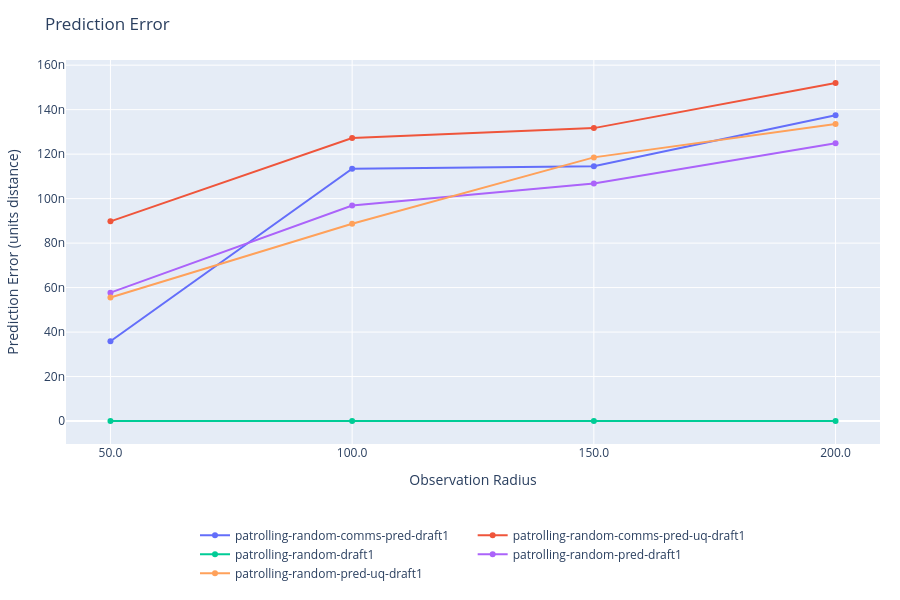
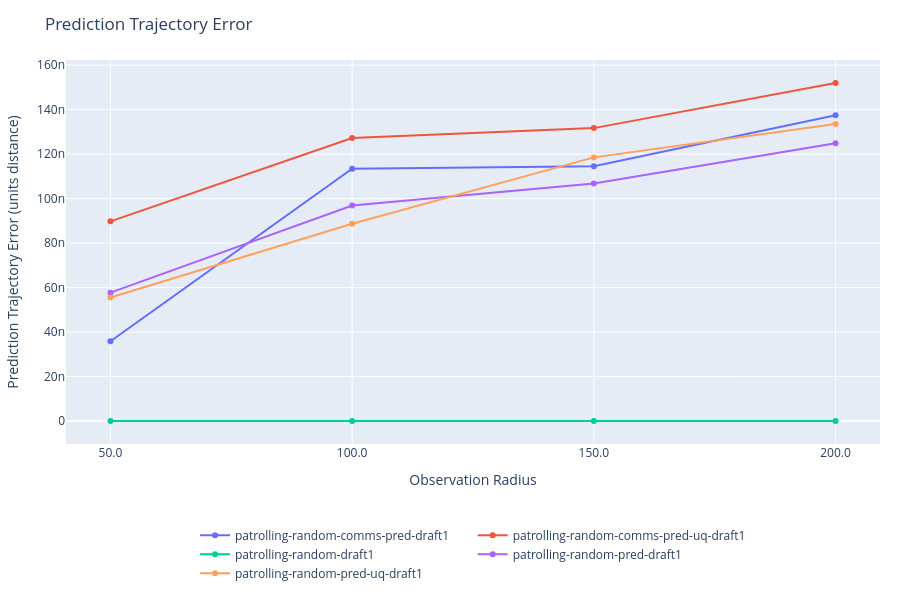
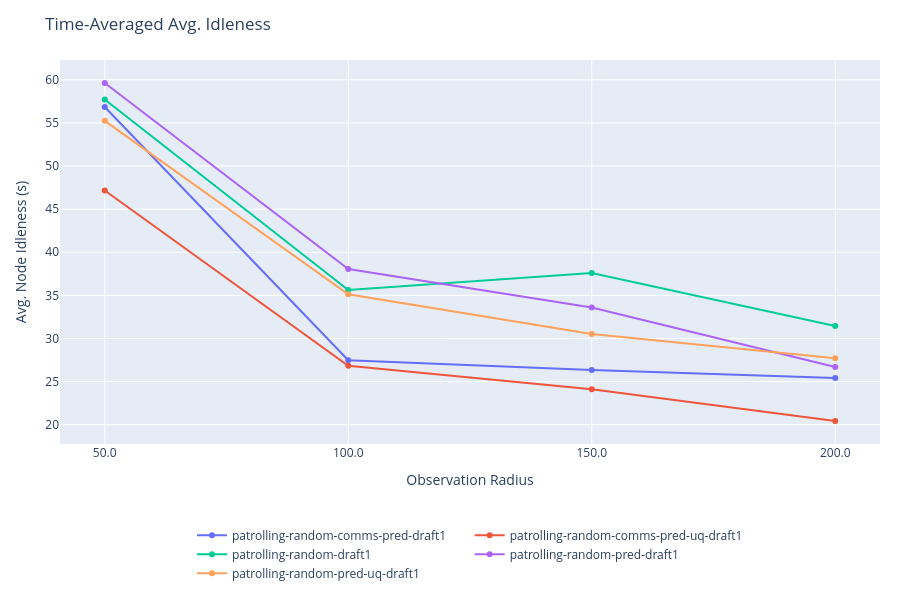
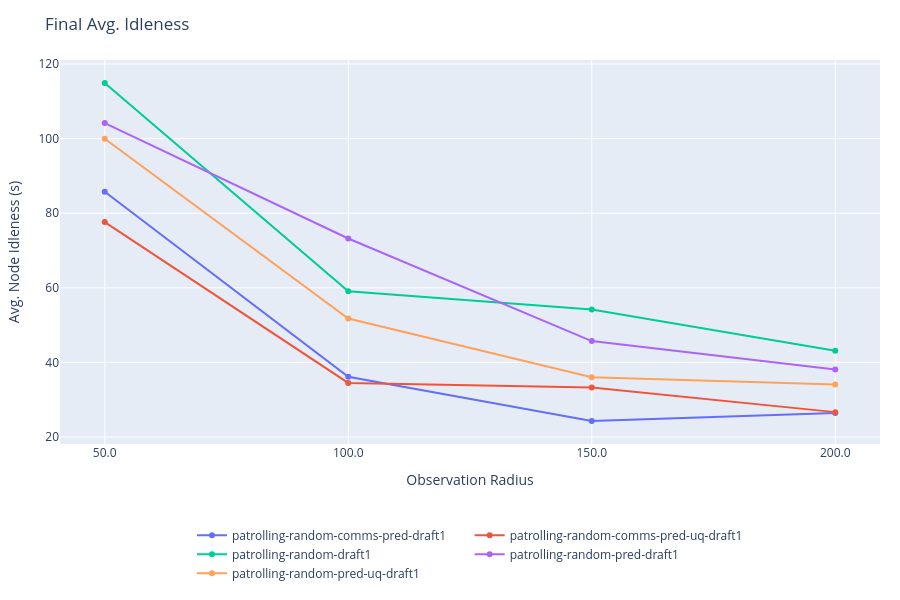

Notebook code for these charts, in order:
### Code cell
import plotly.graph_objects as go
import plotly.express as px
import numpy as np

def sorted_experiments(series):
    """Return experiments in a series sorted by observation_radius attribute."""
    return sorted(output[series], key=lambda exp: output[series][exp].attrs['observation_radius'])

def get_x_radii(series):
    """Read the observation_radius attribute for each experiment, sorted ascending."""
    return [output[series][exp].attrs['observation_radius'] for exp in sorted_experiments(series)]

# Data for plotting
categories = {
    'prediction_error_mean': {
        'title': 'Prediction Error',
        'ylabel': 'Prediction Error (units distance)',
        'xlabel': 'Observation Radius',
        'x': {series: get_x_radii(series) for series in output},
        # Average over all episodes and all timesteps.
        'y': {
            series: [np.mean(output[series][exp]['prediction_error_mean']) for exp in sorted_experiments(series)]
                for series in output
        }
    },
    'prediction_trajectory_error_mean': {
        'title': 'Prediction Trajectory Error',
        'ylabel': 'Prediction Trajectory Error (units distance)',
        'xlabel': 'Observation Radius',
        'x': {series: get_x_radii(series) for series in output},
        # Average over all episodes and all timesteps.
        'y': {
            series: [np.mean(output[series][exp]['prediction_trajectory_error_mean']) for exp in sorted_experiments(series)]
                for series in output
        }
    },
    'avg_idleness': {
        'title': 'Time-Averaged Avg. Idleness',
        'ylabel': 'Avg. Node Idleness (s)',
        'xlabel': 'Observation Radius',
        'x': {series: get_x_radii(series) for series in output},
        # Average over all episodes and all timesteps.
        'y': {
            series: [np.mean(output[series][exp]['avg_idleness']) for exp in sorted_experiments(series)]
                for series in output
        }
    },
    'avg_idleness_final': {
        'title': 'Final Avg. Idleness',
        'ylabel': 'Avg. Node Idleness (s)',
        'xlabel': 'Observation Radius',
        'x': {series: get_x_radii(series) for series in output},
        'y': {
            series: [np.mean(output[series][exp]['avg_idleness'][:, -1]) for exp in sorted_experiments(series)]
                for series in output
        }
    },
    'avg_idleness_over_time': {
        'title': 'Avg. Idleness vs. Time',
        'ylabel': 'Avg. Node Idleness (s)',
        'xlabel': 'Time Steps',
        # One trace per experiment: average over episodes, keep time dimension.
        'y': {
            series: {
                exp: np.mean(output[series][exp]['avg_idleness'], axis=0)
                for exp in sorted_experiments(series)
            }
            for series in output
        }
    },
    'worst_idleness': {
        'title': 'Time-Averaged Worst Idleness',
        'ylabel': 'Worst Node Idleness (s)',
        'xlabel': 'Observation Radius',
        'x': {series: get_x_radii(series) for series in output},
        # Average over all episodes and all timesteps.
        'y': {
            series: [np.mean(output[series][exp]['worst_idleness']) for exp in sorted_experiments(series)]
                for series in output
        }
    },
    'worst_idleness_final': {
        'title': 'Final Worst Idleness',
        'ylabel': 'Worst Node Idleness (s)',
        'xlabel': 'Observation Radius',
        'x': {series: get_x_radii(series) for series in output},
        'y': {
            series: [np.mean(output[series][exp]['worst_idleness'][:, -1]) for exp in sorted_experiments(series)]
                for series in output
        }
    },
    'worst_idleness_over_time': {
        'title': 'Worst Idleness vs. Time',
        'ylabel': 'Worst Node Idleness (s)',
        'xlabel': 'Time Steps',
        # One trace per experiment: average over episodes, keep time dimension.
        'y': {
            series: {
                exp: np.mean(output[series][exp]['worst_idleness'], axis=0)
                for exp in sorted_experiments(series)
            }
            for series in output
        }
    },
    'stddev_idleness': {
        'title': 'Time-Averaged Std. Dev. Idleness',
        'ylabel': 'Std. Dev. Node Idleness (s)',
        'xlabel': 'Observation Radius',
        'x': {series: get_x_radii(series) for series in output},
        # Average over all episodes and all timesteps.
        'y': {
            series: [np.mean(output[series][exp]['stddev_idleness']) for exp in sorted_experiments(series)]
                for series in output
        }
    },
    'stddev_idleness_over_time': {
        'title': 'Std. Dev. Idleness vs. Time',
        'ylabel': 'Std. Dev. Node Idleness (s)',
        'xlabel': 'Time Steps',
        # One trace per experiment: average over episodes, keep time dimension.
        'y': {
            series: {
                exp: np.mean(output[series][exp]['stddev_idleness'], axis=0)
                for exp in sorted_experiments(series)
            }
            for series in output
        }
    },
    'communication_requests': {
        'title': 'Communication Requests vs. Observation Radius',
        'ylabel': 'Communication Requests',
        'xlabel': 'Observation Radius',
        'x': {series: get_x_radii(series) for series in output},
        'y': {
            series: [np.mean(output[series][exp]['communication']['requests_made']) for exp in sorted_experiments(series)]
                for series in output
        }
    },
    'communication_requests_time': {
        'title': 'Cumulative Communication Requests vs. Time',
        'ylabel': 'Communication Requests',
        'xlabel': 'Time Steps',
        'y': {
            series: {
                exp: np.cumsum(np.mean(output[series][exp]['communication']['requests_made'], axis=0))
                for exp in sorted_experiments(series)
            }
            for series in output
        }
    },
    'prediction_uncertainty_mean': {
        'title': 'Prediction Uncertainty',
        'ylabel': 'Prediction Uncertainty (units distance)',
        'xlabel': 'Observation Radius',
        'x': {series: get_x_radii(series) for series in output},
        # Average over all episodes and all timesteps.
        'y': {
            series: [np.mean(output[series][exp]['prediction_uncertainty_mean']) for exp in sorted_experiments(series)]
                for series in output
        }
    },
    'prediction_uncertainty_gap_mean': {
        'title': 'Prediction Uncertainty Gap',
        'ylabel': 'Prediction Uncertainty Gap (units distance)',
        'xlabel': 'Observation Radius',
        'x': {series: get_x_radii(series) for series in output},
        # Average over all episodes and all timesteps.
        'y': {
            series: [np.mean(output[series][exp]['prediction_uncertainty_gap_mean']) for exp in sorted_experiments(series)]
                for series in output
        }
    },
}

# Miscelaneous statistics.
timesteps = [np.max([np.max(output[series][experiment]['deltaSteps'].shape[1]) for experiment in output[series]]) for series in output]

for category in categories:
    fig = go.Figure()
    x = categories[category].get('x', None)
    y_data = categories[category]['y']
    show_legend = True

    # Detect nested dict: {series: {experiment: array}} — data with a time dimension.
    is_time_series = (
        isinstance(y_data, dict)
        and len(y_data) > 0
        and isinstance(next(iter(y_data.values())), dict)
    )

    if is_time_series:
        series_names = list(y_data.keys())
        series_names = [name.split(" ")[0] for name in series_names]
        series_names = set(series_names)
        series_colors = {name: color for name, color in zip(series_names, px.colors.qualitative.Plotly)}
        for series, tests in y_data.items():
            series_name = series.split(" ")[0]
            for test_name, values in tests.items():
                x_local = np.arange(1, len(values) + 1)
                fig.add_trace(go.Scatter(
                    x=x_local,
                    y=values,
                    mode='lines',
                    name=f"{series} | {test_name}",
                    hovertemplate=f'{series} | {test_name}' + ': %{y:.4f}<extra></extra>',
                    line={
                        "color": series_colors.get(series_name, 'black'),
                    },
                    legendgroup=series_name,
                    # legendgrouptitle={series_name: series_name},
                ))
    elif isinstance(y_data, dict):
        for series, values in y_data.items():
            # x may be a per-series dict (keyed by series name) or a shared list.
            x_local = x[series] if isinstance(x, dict) else x
            if x_local is None:
                x_local = np.linspace(0, 1, len(values))
            if len(values) == 1:
                # Plot a bar instead of a point if there's only one value, to make it more visible.
                fig.add_trace(go.Bar(
                    x=[series],
                    y=values,
                    name=series,
                    hovertemplate=f'{series}' + ': %{y:.4f}<extra></extra>',
                ))
                show_legend = False  # Legend is not needed if we're labeling bars directly.
            else:
                fig.add_trace(go.Scatter(
                    x=x_local,
                    y=values,
                    mode='lines+markers',
                    name=series,
                    hovertemplate='%{x:.2f}: %{y:.4f}<extra></extra>'
                ))
    else:
        values = y_data
        x_local = x
        if x_local is None:
            x_local = np.linspace(0, 1, len(values))
        fig.add_trace(go.Scatter(
            x=x_local,
            y=values,
            mode='lines+markers',
            hovertemplate='%{x:.2f}: %{y:.4f}<extra></extra>'
        ))

    # Collect the union of all x tick values across series, if x is defined.
    if x is not None and not is_time_series:
        all_x_vals = sorted(set(v for vals in (x.values() if isinstance(x, dict) else [x]) for v in vals))
        xaxis_opts = dict(tickvals=all_x_vals, ticktext=[str(v) for v in all_x_vals])
    else:
        xaxis_opts = {}

    title = categories[category]['title']
    xlabel = 'Scenario' if "xlabel" not in categories[category] else categories[category]['xlabel']
    ylabel = f"Timesteps out of {timesteps}" if "ylabel" not in categories[category] else categories[category]['ylabel']
    
    fig.update_layout(
        # title=f"{title}: avg. over {args['eval_episodes']['value']} episodes, seed {args['seed']['value']}",
        title=f"{title}",
        xaxis_title=xlabel,
        yaxis_title=ylabel,
        xaxis=xaxis_opts,
        hovermode='closest',
        showlegend=show_legend,
        autosize=True,
        height=600,
        margin=dict(l=60, r=20, t=60, b=120),
        legend=dict(
            orientation='h',
            yanchor='top',
            y=-0.2,
            xanchor='center',
            x=0.5
        ),
    )
    
    fig.show()

### Figure 1 — Plotly figure (JSON) as saved in the notebook; plotly's stock layout.template omitted (floating-point values rounded to 4 significant figures)
{"data": [{"hovertemplate": "%{x:.2f}: %{y:.4f}<extra></extra>", "mode": "lines+markers", "name": "patrolling-random-comms-pred-draft1", "type": "scatter", "x": [50, 100, 150, 200], "y": [3.59e-08, 1.135e-07, 1.145e-07, 1.375e-07]}, {"hovertemplate": "%{x:.2f}: %{y:.4f}<extra></extra>", "mode": "lines+markers", "name": "patrolling-random-comms-pred-uq-draft1", "type": "scatter", "x": [50, 100, 150, 200], "y": [8.979e-08, 1.272e-07, 1.317e-07, 1.52e-07]}, {"hovertemplate": "%{x:.2f}: %{y:.4f}<extra></extra>", "mode": "lines+markers", "name": "patrolling-random-draft1", "type": "scatter", "x": [50, 100, 150, 200], "y": [0, 0, 0, 0]}, {"hovertemplate": "%{x:.2f}: %{y:.4f}<extra></extra>", "mode": "lines+markers", "name": "patrolling-random-pred-draft1", "type": "scatter", "x": [50, 100, 150, 200], "y": [5.772e-08, 9.694e-08, 1.068e-07, 1.248e-07]}, {"hovertemplate": "%{x:.2f}: %{y:.4f}<extra></extra>", "mode": "lines+markers", "name": "patrolling-random-pred-uq-draft1", "type": "scatter", "x": [50, 100, 150, 200], "y": [5.555e-08, 8.871e-08, 1.185e-07, 1.336e-07]}], "layout": {"autosize": true, "height": 600, "hovermode": "closest", "legend": {"orientation": "h", "x": 0.5, "xanchor": "center", "y": -0.2, "yanchor": "top"}, "margin": {"b": 120, "l": 60, "r": 20, "t": 60}, "showlegend": true, "title": {"text": "Prediction Error"}, "xaxis": {"ticktext": ["50.0", "100.0", "150.0", "200.0"], "tickvals": [50, 100, 150, 200], "title": {"text": "Observation Radius"}}, "yaxis": {"title": {"text": "Prediction Error (units distance)"}}}}

### Figure 2 — Plotly figure (JSON) as saved in the notebook; plotly's stock layout.template omitted (floating-point values rounded to 4 significant figures)
{"data": [{"hovertemplate": "%{x:.2f}: %{y:.4f}<extra></extra>", "mode": "lines+markers", "name": "patrolling-random-comms-pred-draft1", "type": "scatter", "x": [50, 100, 150, 200], "y": [3.59e-08, 1.135e-07, 1.145e-07, 1.375e-07]}, {"hovertemplate": "%{x:.2f}: %{y:.4f}<extra></extra>", "mode": "lines+markers", "name": "patrolling-random-comms-pred-uq-draft1", "type": "scatter", "x": [50, 100, 150, 200], "y": [8.979e-08, 1.272e-07, 1.317e-07, 1.52e-07]}, {"hovertemplate": "%{x:.2f}: %{y:.4f}<extra></extra>", "mode": "lines+markers", "name": "patrolling-random-draft1", "type": "scatter", "x": [50, 100, 150, 200], "y": [0, 0, 0, 0]}, {"hovertemplate": "%{x:.2f}: %{y:.4f}<extra></extra>", "mode": "lines+markers", "name": "patrolling-random-pred-draft1", "type": "scatter", "x": [50, 100, 150, 200], "y": [5.772e-08, 9.694e-08, 1.068e-07, 1.248e-07]}, {"hovertemplate": "%{x:.2f}: %{y:.4f}<extra></extra>", "mode": "lines+markers", "name": "patrolling-random-pred-uq-draft1", "type": "scatter", "x": [50, 100, 150, 200], "y": [5.555e-08, 8.871e-08, 1.185e-07, 1.336e-07]}], "layout": {"autosize": true, "height": 600, "hovermode": "closest", "legend": {"orientation": "h", "x": 0.5, "xanchor": "center", "y": -0.2, "yanchor": "top"}, "margin": {"b": 120, "l": 60, "r": 20, "t": 60}, "showlegend": true, "title": {"text": "Prediction Trajectory Error"}, "xaxis": {"ticktext": ["50.0", "100.0", "150.0", "200.0"], "tickvals": [50, 100, 150, 200], "title": {"text": "Observation Radius"}}, "yaxis": {"title": {"text": "Prediction Trajectory Error (units distance)"}}}}

### Figure 3 — Plotly figure (JSON) as saved in the notebook; plotly's stock layout.template omitted (floating-point values rounded to 4 significant figures)
{"data": [{"hovertemplate": "%{x:.2f}: %{y:.4f}<extra></extra>", "mode": "lines+markers", "name": "patrolling-random-comms-pred-draft1", "type": "scatter", "x": [50, 100, 150, 200], "y": [56.85, 27.49, 26.35, 25.41]}, {"hovertemplate": "%{x:.2f}: %{y:.4f}<extra></extra>", "mode": "lines+markers", "name": "patrolling-random-comms-pred-uq-draft1", "type": "scatter", "x": [50, 100, 150, 200], "y": [47.17, 26.84, 24.11, 20.43]}, {"hovertemplate": "%{x:.2f}: %{y:.4f}<extra></extra>", "mode": "lines+markers", "name": "patrolling-random-draft1", "type": "scatter", "x": [50, 100, 150, 200], "y": [57.72, 35.63, 37.59, 31.44]}, {"hovertemplate": "%{x:.2f}: %{y:.4f}<extra></extra>", "mode": "lines+markers", "name": "patrolling-random-pred-draft1", "type": "scatter", "x": [50, 100, 150, 200], "y": [59.63, 38.06, 33.59, 26.71]}, {"hovertemplate": "%{x:.2f}: %{y:.4f}<extra></extra>", "mode": "lines+markers", "name": "patrolling-random-pred-uq-draft1", "type": "scatter", "x": [50, 100, 150, 200], "y": [55.24, 35.13, 30.52, 27.71]}], "layout": {"autosize": true, "height": 600, "hovermode": "closest", "legend": {"orientation": "h", "x": 0.5, "xanchor": "center", "y": -0.2, "yanchor": "top"}, "margin": {"b": 120, "l": 60, "r": 20, "t": 60}, "showlegend": true, "title": {"text": "Time-Averaged Avg. Idleness"}, "xaxis": {"ticktext": ["50.0", "100.0", "150.0", "200.0"], "tickvals": [50, 100, 150, 200], "title": {"text": "Observation Radius"}}, "yaxis": {"title": {"text": "Avg. Node Idleness (s)"}}}}

### Figure 4 — Plotly figure (JSON) as saved in the notebook; plotly's stock layout.template omitted (floating-point values rounded to 4 significant figures)
{"data": [{"hovertemplate": "%{x:.2f}: %{y:.4f}<extra></extra>", "mode": "lines+markers", "name": "patrolling-random-comms-pred-draft1", "type": "scatter", "x": [50, 100, 150, 200], "y": [85.74, 36.16, 24.28, 26.43]}, {"hovertemplate": "%{x:.2f}: %{y:.4f}<extra></extra>", "mode": "lines+markers", "name": "patrolling-random-comms-pred-uq-draft1", "type": "scatter", "x": [50, 100, 150, 200], "y": [77.63, 34.51, 33.27, 26.68]}, {"hovertemplate": "%{x:.2f}: %{y:.4f}<extra></extra>", "mode": "lines+markers", "name": "patrolling-random-draft1", "type": "scatter", "x": [50, 100, 150, 200], "y": [114.9, 59.1, 54.17, 43.14]}, {"hovertemplate": "%{x:.2f}: %{y:.4f}<extra></extra>", "mode": "lines+markers", "name": "patrolling-random-pred-draft1", "type": "scatter", "x": [50, 100, 150, 200], "y": [104.2, 73.22, 45.72, 38.08]}, {"hovertemplate": "%{x:.2f}: %{y:.4f}<extra></extra>", "mode": "lines+markers", "name": "patrolling-random-pred-uq-draft1", "type": "scatter", "x": [50, 100, 150, 200], "y": [99.96, 51.75, 36.02, 34.06]}], "layout": {"autosize": true, "height": 600, "hovermode": "closest", "legend": {"orientation": "h", "x": 0.5, "xanchor": "center", "y": -0.2, "yanchor": "top"}, "margin": {"b": 120, "l": 60, "r": 20, "t": 60}, "showlegend": true, "title": {"text": "Final Avg. Idleness"}, "xaxis": {"ticktext": ["50.0", "100.0", "150.0", "200.0"], "tickvals": [50, 100, 150, 200], "title": {"text": "Observation Radius"}}, "yaxis": {"title": {"text": "Avg. Node Idleness (s)"}}}}
